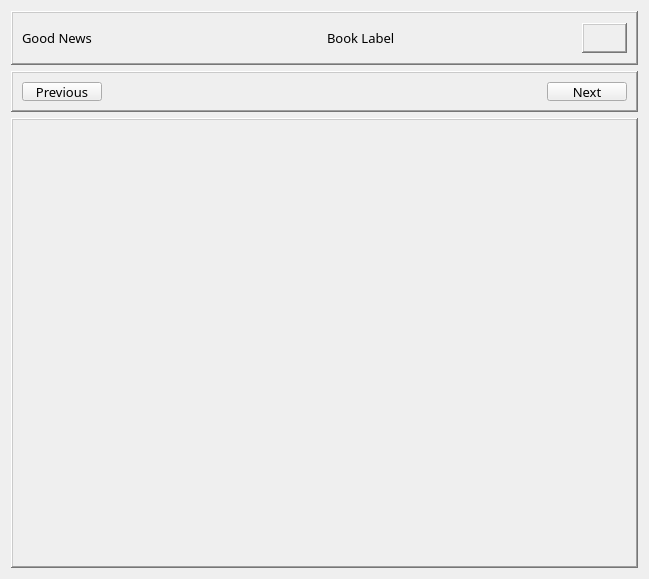
          <widget class="QWidget" name="gn_tab">
           <attribute name="title">
            <string>Good News </string>
           </attribute>
           <layout class="QVBoxLayout" name="verticalLayout_7">
            <item>
             <widget class="QFrame" name="Good_News_Upper_Frame">
              <property name="minimumSize">
               <size>
                <width>627</width>
                <height>54</height>
               </size>
              </property>
              <property name="maximumSize">
               <size>
                <width>16777215</width>
                <height>100</height>
               </size>
              </property>
              <property name="frameShape">
               <enum>QFrame::Shape::WinPanel</enum>
              </property>
              <property name="frameShadow">
               <enum>QFrame::Shadow::Raised</enum>
              </property>
              <layout class="QHBoxLayout" name="horizontalLayout_5">
               <item>
                <widget class="QLabel" name="gn_version_label">
                 <property name="font">
                  <font>
                   <family>Segoe Print</family>
                   <pointsize>10</pointsize>
                   <italic>false</italic>
                   <bold>false</bold>
                  </font>
                 </property>
                 <property name="text">
                  <string>Good News</string>
                 </property>
                </widget>
               </item>
               <item>
                <widget class="QLabel" name="gn_book_label">
                 <property name="minimumSize">
                  <size>
                   <width>266</width>
                   <height>31</height>
                  </size>
                 </property>
                 <property name="maximumSize">
                  <size>
                   <width>16777215</width>
                   <height>31</height>
                  </size>
                 </property>
                 <property name="font">
                  <font>
                   <family>Segoe Print</family>
                   <pointsize>10</pointsize>
                   <italic>false</italic>
                   <bold>false</bold>
                  </font>
                 </property>
                 <property name="text">
                  <string>Book Label</string>
                 </property>
                 <property name="indent">
                  <number>25</number>
                 </property>
                </widget>
               </item>
               <item>
                <widget class="QLabel" name="gn_chapter_label">
                 <property name="minimumSize">
                  <size>
                   <width>45</width>
                   <height>30</height>
                  </size>
                 </property>
                 <property name="maximumSize">
                  <size>
                   <width>45</width>
                   <height>30</height>
                  </size>
                 </property>
                 <property name="font">
                  <font>
                   <family>Segoe Print</family>
                   <pointsize>10</pointsize>
                   <italic>false</italic>
                   <bold>false</bold>
                  </font>
                 </property>
                 <property name="frameShape">
                  <enum>QFrame::Shape::WinPanel</enum>
                 </property>
                 <property name="frameShadow">
                  <enum>QFrame::Shadow::Raised</enum>
                 </property>
                 <property name="text">
                  <string/>
                 </property>
                 <property name="indent">
                  <number>0</number>
                 </property>
                </widget>
               </item>
              </layout>
             </widget>
            </item>
            <item>
             <widget class="QFrame" name="Good_News_Lower_Frame">
              <property name="maximumSize">
               <size>
                <width>16777215</width>
                <height>41</height>
               </size>
              </property>
              <property name="frameShape">
               <enum>QFrame::Shape::WinPanel</enum>
              </property>
              <property name="frameShadow">
               <enum>QFrame::Shadow::Raised</enum>
              </property>
              <layout class="QHBoxLayout" name="horizontalLayout_2">
               <item alignment="Qt::AlignmentFlag::AlignLeft">
                <widget class="QPushButton" name="gn_previous_pushButton">
                 <property name="maximumSize">
                  <size>
                   <width>103</width>
                   <height>24</height>
                  </size>
                 </property>
                 <property name="font">
                  <font>
                   <family>Segoe Print</family>
                   <pointsize>10</pointsize>
                   <italic>false</italic>
                   <bold>false</bold>
                  </font>
                 </property>
                 <property name="styleSheet">
                  <string notr="true"/>
                 </property>
                 <property name="text">
                  <string>Previous</string>
                 </property>
                </widget>
               </item>
               <item alignment="Qt::AlignmentFlag::AlignRight">
                <widget class="QPushButton" name="gn_next_pushButton">
                 <property name="maximumSize">
                  <size>
                   <width>102</width>
                   <height>24</height>
                  </size>
                 </property>
                 <property name="font">
                  <font>
                   <family>Segoe Print</family>
                   <pointsize>10</pointsize>
                   <italic>false</italic>
                   <bold>false</bold>
                  </font>
                 </property>
                 <property name="styleSheet">
                  <string notr="true"/>
                 </property>
                 <property name="text">
                  <string>Next</string>
                 </property>
                </widget>
               </item>
              </layout>
             </widget>
            </item>
            <item>
             <widget class="QScrollArea" name="gn_scrollArea">
              <property name="minimumSize">
               <size>
                <width>450</width>
                <height>450</height>
               </size>
              </property>
              <property name="styleSheet">
               <string notr="true"/>
              </property>
              <property name="frameShape">
               <enum>QFrame::Shape::WinPanel</enum>
              </property>
              <property name="frameShadow">
               <enum>QFrame::Shadow::Raised</enum>
              </property>
              <property name="widgetResizable">
               <bool>true</bool>
              </property>
              <widget class="QWidget" name="gn_scrollAreaContents">
               <property name="geometry">
                <rect>
                 <x>0</x>
                 <y>0</y>
                 <width>613</width>
                 <height>446</height>
                </rect>
               </property>
               <layout class="QVBoxLayout" name="verticalLayout_8">
                <item>
                 <layout class="QGridLayout" name="gn_gridLayout"/>
                </item>
               </layout>
              </widget>
             </widget>
            </item>
           </layout>
          </widget>
